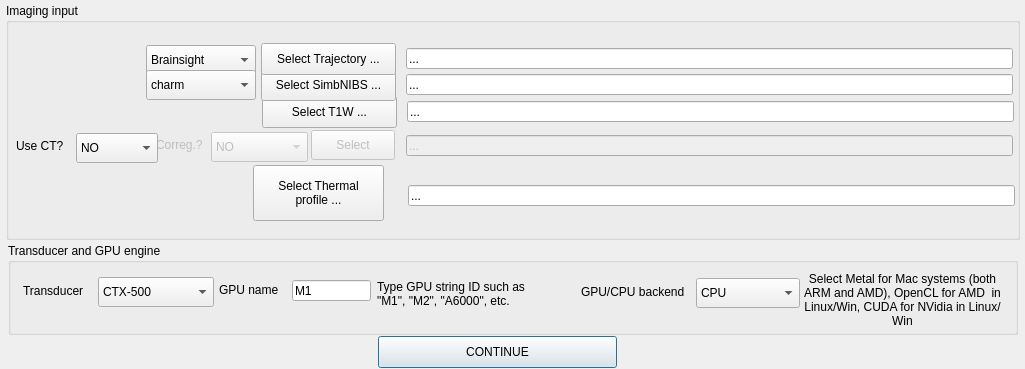
<?xml version="1.0" encoding="UTF-8"?>
<ui version="4.0">
 <class>Dialog</class>
 <widget class="QDialog" name="Dialog">
  <property name="geometry">
   <rect>
    <x>0</x>
    <y>0</y>
    <width>1025</width>
    <height>369</height>
   </rect>
  </property>
  <property name="windowTitle">
   <string>Dialog</string>
  </property>
  <widget class="QPushButton" name="ContinuepushButton">
   <property name="geometry">
    <rect>
     <x>378</x>
     <y>336</y>
     <width>239</width>
     <height>32</height>
    </rect>
   </property>
   <property name="text">
    <string>CONTINUE</string>
   </property>
  </widget>
  <widget class="QGroupBox" name="groupBox">
   <property name="geometry">
    <rect>
     <x>6</x>
     <y>3</y>
     <width>1014</width>
     <height>237</height>
    </rect>
   </property>
   <property name="autoFillBackground">
    <bool>false</bool>
   </property>
   <property name="styleSheet">
    <string notr="true"/>
   </property>
   <property name="title">
    <string>Imaging input</string>
   </property>
   <widget class="QLabel" name="CoregCTlabel">
    <property name="enabled">
     <bool>false</bool>
    </property>
    <property name="geometry">
     <rect>
      <x>150</x>
      <y>134</y>
      <width>58</width>
      <height>16</height>
     </rect>
    </property>
    <property name="text">
     <string>Correg.?</string>
    </property>
   </widget>
   <widget class="QPushButton" name="SelT1WpushButton">
    <property name="geometry">
     <rect>
      <x>256</x>
      <y>93</y>
      <width>135</width>
      <height>32</height>
     </rect>
    </property>
    <property name="styleSheet">
     <string notr="true"/>
    </property>
    <property name="text">
     <string>Select T1W ...</string>
    </property>
    <property name="autoDefault">
     <bool>false</bool>
    </property>
    <property name="flat">
     <bool>false</bool>
    </property>
   </widget>
   <widget class="QPushButton" name="SelCTpushButton">
    <property name="enabled">
     <bool>false</bool>
    </property>
    <property name="geometry">
     <rect>
      <x>305</x>
      <y>127</y>
      <width>84</width>
      <height>30</height>
     </rect>
    </property>
    <property name="styleSheet">
     <string notr="true"/>
    </property>
    <property name="text">
     <string>Select</string>
    </property>
    <property name="autoDefault">
     <bool>false</bool>
    </property>
    <property name="flat">
     <bool>false</bool>
    </property>
   </widget>
   <widget class="QLineEdit" name="SimbNIBSlineEdit">
    <property name="geometry">
     <rect>
      <x>400</x>
      <y>71</y>
      <width>607</width>
      <height>21</height>
     </rect>
    </property>
    <property name="styleSheet">
     <string notr="true"/>
    </property>
    <property name="text">
     <string>...</string>
    </property>
   </widget>
   <widget class="QPushButton" name="SelTProfilepushButton">
    <property name="geometry">
     <rect>
      <x>247</x>
      <y>162</y>
      <width>131</width>
      <height>56</height>
     </rect>
    </property>
    <property name="font">
     <font>
      <bold>false</bold>
     </font>
    </property>
    <property name="styleSheet">
     <string notr="true"/>
    </property>
    <property name="text">
     <string>Select Thermal
profile ...</string>
    </property>
    <property name="autoDefault">
     <bool>false</bool>
    </property>
    <property name="flat">
     <bool>false</bool>
    </property>
   </widget>
   <widget class="QLineEdit" name="ThermalProfilelineEdit">
    <property name="geometry">
     <rect>
      <x>402</x>
      <y>182</y>
      <width>607</width>
      <height>21</height>
     </rect>
    </property>
    <property name="styleSheet">
     <string notr="true"/>
    </property>
    <property name="text">
     <string>...</string>
    </property>
   </widget>
   <widget class="QLineEdit" name="CTlineEdit">
    <property name="enabled">
     <bool>false</bool>
    </property>
    <property name="geometry">
     <rect>
      <x>400</x>
      <y>132</y>
      <width>607</width>
      <height>21</height>
     </rect>
    </property>
    <property name="styleSheet">
     <string notr="true"/>
    </property>
    <property name="text">
     <string>...</string>
    </property>
    <property name="cursorPosition">
     <number>3</number>
    </property>
    <property name="alignment">
     <set>Qt::AlignLeading|Qt::AlignLeft|Qt::AlignVCenter</set>
    </property>
   </widget>
   <widget class="QLineEdit" name="T1WlineEdit">
    <property name="geometry">
     <rect>
      <x>401</x>
      <y>98</y>
      <width>607</width>
      <height>21</height>
     </rect>
    </property>
    <property name="styleSheet">
     <string notr="true"/>
    </property>
    <property name="text">
     <string>...</string>
    </property>
   </widget>
   <widget class="QComboBox" name="CTTypecomboBox">
    <property name="geometry">
     <rect>
      <x>70</x>
      <y>130</y>
      <width>82</width>
      <height>30</height>
     </rect>
    </property>
    <property name="styleSheet">
     <string notr="true"/>
    </property>
    <item>
     <property name="text">
      <string>NO</string>
     </property>
    </item>
    <item>
     <property name="text">
      <string>real CT</string>
     </property>
    </item>
    <item>
     <property name="text">
      <string>ZTE</string>
     </property>
    </item>
   </widget>
   <widget class="QPushButton" name="SelSimbNIBSpushButton">
    <property name="geometry">
     <rect>
      <x>255</x>
      <y>66</y>
      <width>135</width>
      <height>32</height>
     </rect>
    </property>
    <property name="styleSheet">
     <string notr="true"/>
    </property>
    <property name="text">
     <string>Select SimbNIBS ...</string>
    </property>
    <property name="autoDefault">
     <bool>false</bool>
    </property>
   </widget>
   <widget class="QLabel" name="label">
    <property name="geometry">
     <rect>
      <x>10</x>
      <y>135</y>
      <width>58</width>
      <height>16</height>
     </rect>
    </property>
    <property name="text">
     <string>Use CT?</string>
    </property>
   </widget>
   <widget class="QPushButton" name="SelTrajectorypushButton">
    <property name="geometry">
     <rect>
      <x>255</x>
      <y>40</y>
      <width>135</width>
      <height>32</height>
     </rect>
    </property>
    <property name="styleSheet">
     <string notr="true"/>
    </property>
    <property name="text">
     <string>Select Trajectory ...</string>
    </property>
    <property name="autoDefault">
     <bool>false</bool>
    </property>
   </widget>
   <widget class="QLineEdit" name="TrajectorylineEdit">
    <property name="geometry">
     <rect>
      <x>400</x>
      <y>45</y>
      <width>607</width>
      <height>21</height>
     </rect>
    </property>
    <property name="styleSheet">
     <string notr="true"/>
    </property>
    <property name="text">
     <string>...</string>
    </property>
   </widget>
   <widget class="QComboBox" name="TrajectoryTypecomboBox">
    <property name="geometry">
     <rect>
      <x>140</x>
      <y>42</y>
      <width>110</width>
      <height>30</height>
     </rect>
    </property>
    <property name="styleSheet">
     <string notr="true"/>
    </property>
    <item>
     <property name="text">
      <string>Brainsight</string>
     </property>
    </item>
    <item>
     <property name="text">
      <string>Slicer</string>
     </property>
    </item>
   </widget>
   <widget class="QComboBox" name="CoregCTcomboBox">
    <property name="enabled">
     <bool>false</bool>
    </property>
    <property name="geometry">
     <rect>
      <x>205</x>
      <y>129</y>
      <width>97</width>
      <height>30</height>
     </rect>
    </property>
    <property name="styleSheet">
     <string notr="true"/>
    </property>
    <item>
     <property name="text">
      <string>NO</string>
     </property>
    </item>
    <item>
     <property name="text">
      <string>CT to MRI</string>
     </property>
    </item>
   </widget>
   <widget class="QComboBox" name="SimbNIBSTypecomboBox">
    <property name="geometry">
     <rect>
      <x>140</x>
      <y>67</y>
      <width>110</width>
      <height>30</height>
     </rect>
    </property>
    <property name="styleSheet">
     <string notr="true"/>
    </property>
    <item>
     <property name="text">
      <string>charm</string>
     </property>
    </item>
    <item>
     <property name="text">
      <string>headreco</string>
     </property>
    </item>
   </widget>
  </widget>
  <widget class="QGroupBox" name="groupBox_2">
   <property name="geometry">
    <rect>
     <x>8</x>
     <y>243</y>
     <width>1010</width>
     <height>92</height>
    </rect>
   </property>
   <property name="styleSheet">
    <string notr="true"/>
   </property>
   <property name="title">
    <string>Transducer and GPU engine</string>
   </property>
   <widget class="QComboBox" name="TrajectoryTypecomboBox_2">
    <property name="geometry">
     <rect>
      <x>90</x>
      <y>34</y>
      <width>116</width>
      <height>30</height>
     </rect>
    </property>
    <property name="styleSheet">
     <string notr="true"/>
    </property>
    <item>
     <property name="text">
      <string>CTX-500</string>
     </property>
    </item>
    <item>
     <property name="text">
      <string>H317</string>
     </property>
    </item>
   </widget>
   <widget class="QLabel" name="label_2">
    <property name="geometry">
     <rect>
      <x>15</x>
      <y>40</y>
      <width>71</width>
      <height>16</height>
     </rect>
    </property>
    <property name="text">
     <string>Transducer</string>
    </property>
   </widget>
   <widget class="QLabel" name="label_3">
    <property name="geometry">
     <rect>
      <x>211</x>
      <y>39</y>
      <width>71</width>
      <height>16</height>
     </rect>
    </property>
    <property name="text">
     <string>GPU name</string>
    </property>
   </widget>
   <widget class="QLineEdit" name="ThermalProfilelineEdit_2">
    <property name="geometry">
     <rect>
      <x>284</x>
      <y>37</y>
      <width>79</width>
      <height>21</height>
     </rect>
    </property>
    <property name="styleSheet">
     <string notr="true"/>
    </property>
    <property name="text">
     <string>M1</string>
    </property>
   </widget>
   <widget class="QLabel" name="label_4">
    <property name="geometry">
     <rect>
      <x>369</x>
      <y>28</y>
      <width>172</width>
      <height>45</height>
     </rect>
    </property>
    <property name="text">
     <string>Type GPU string ID such as &quot;M1&quot;, &quot;M2&quot;, &quot;A6000&quot;, etc. </string>
    </property>
    <property name="wordWrap">
     <bool>true</bool>
    </property>
   </widget>
   <widget class="QComboBox" name="TrajectoryTypecomboBox_3">
    <property name="geometry">
     <rect>
      <x>688</x>
      <y>35</y>
      <width>104</width>
      <height>30</height>
     </rect>
    </property>
    <property name="styleSheet">
     <string notr="true"/>
    </property>
    <property name="currentText">
     <string>Metal</string>
    </property>
    <item>
     <property name="text">
      <string>CPU</string>
     </property>
    </item>
    <item>
     <property name="text">
      <string>CUDA</string>
     </property>
    </item>
    <item>
     <property name="text">
      <string>OpenCL</string>
     </property>
    </item>
    <item>
     <property name="text">
      <string>Metal</string>
     </property>
    </item>
   </widget>
   <widget class="QLabel" name="label_5">
    <property name="geometry">
     <rect>
      <x>573</x>
      <y>41</y>
      <width>116</width>
      <height>16</height>
     </rect>
    </property>
    <property name="text">
     <string>GPU/CPU backend</string>
    </property>
   </widget>
   <widget class="QLabel" name="label_6">
    <property name="geometry">
     <rect>
      <x>791</x>
      <y>27</y>
      <width>207</width>
      <height>59</height>
     </rect>
    </property>
    <property name="text">
     <string>Select Metal for Mac systems (both ARM and AMD), OpenCL for AMD  in Linux/Win, CUDA for NVidia in Linux/Win</string>
    </property>
    <property name="alignment">
     <set>Qt::AlignCenter</set>
    </property>
    <property name="wordWrap">
     <bool>true</bool>
    </property>
   </widget>
  </widget>
 </widget>
 <resources/>
 <connections/>
</ui>
